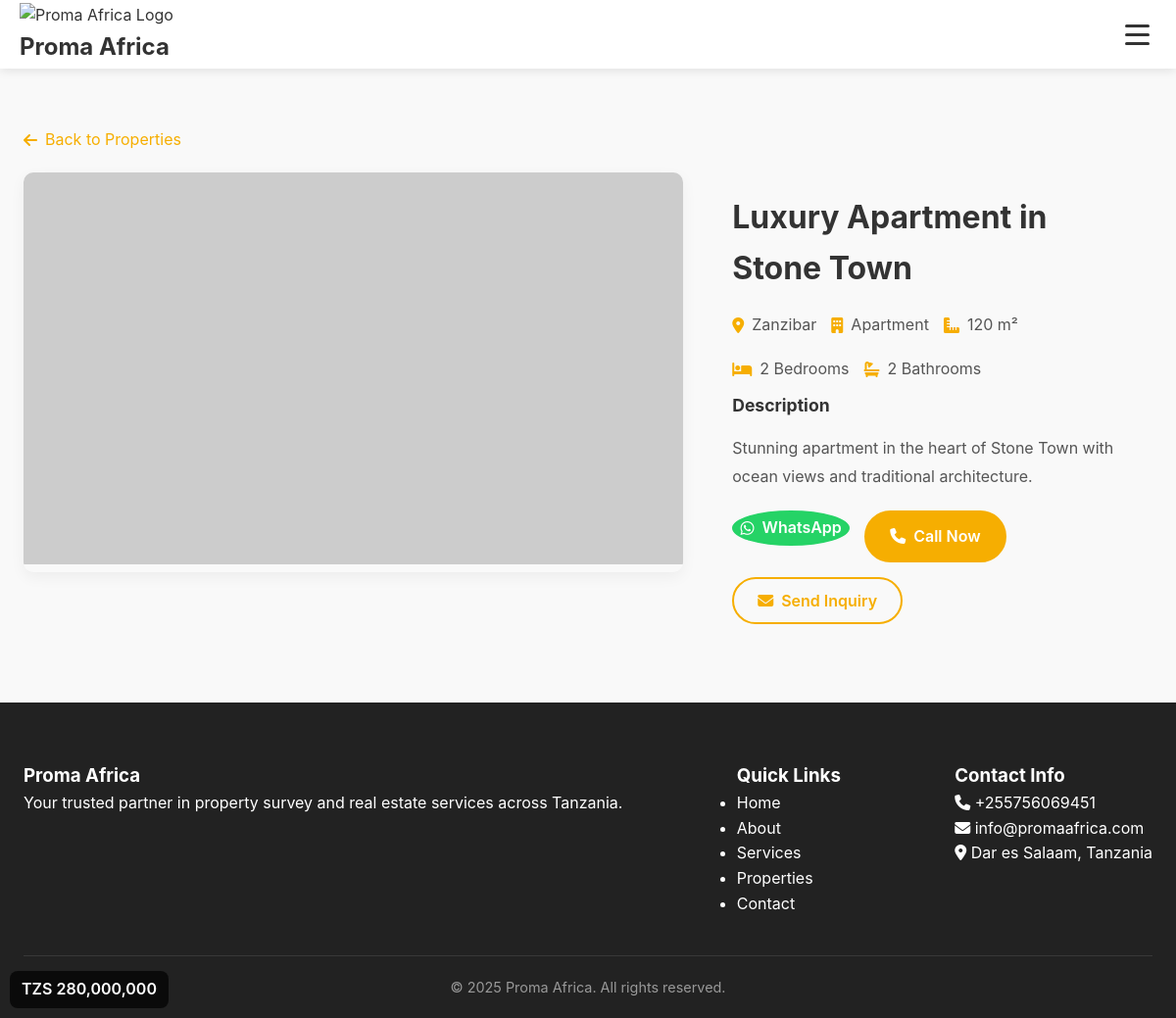
/sales.php?view=2, run on the app's committed database.
### tables this page shows
CREATE TABLE IF NOT EXISTS properties (
    id INT AUTO_INCREMENT PRIMARY KEY,
    title VARCHAR(255) NOT NULL,
    description TEXT,
    property_type ENUM('house', 'apartment', 'land', 'commercial') NOT NULL,
    location VARCHAR(255) NOT NULL,
    price DECIMAL(15,2) NOT NULL,
    bedrooms INT DEFAULT 0,
    bathrooms INT DEFAULT 0,
    area DECIMAL(10,2) DEFAULT 0,
    images JSON,
    featured BOOLEAN DEFAULT FALSE,
    status ENUM('available', 'sold', 'pending') DEFAULT 'available',
    views INT DEFAULT 0,
    created_at TIMESTAMP DEFAULT CURRENT_TIMESTAMP,
    updated_at TIMESTAMP DEFAULT CURRENT_TIMESTAMP ON UPDATE CURRENT_TIMESTAMP
);

### sales.php (the view, shortened to what this page needs)
<?php
$db = Database::getInstance();
$pdo = $db->getConnection();
function isMobileDevice() {
    $userAgent = $_SERVER['HTTP_USER_AGENT'] ?? '';
    $mobileKeywords = ['Mobile', 'Android', 'iPhone', 'iPad', 'Windows Phone', 'BlackBerry'];
    return false;
}
$isMobile = isMobileDevice();
$page = max(1, intval($_GET['page'] ?? 1));
$per_page = $isMobile ? 6 : 12;
$view_property = null;
if (isset($_GET['view']) && is_numeric($_GET['view'])) {
    try {
        $stmt = $pdo->prepare("SELECT * FROM properties WHERE id = ? AND status = 'available'");
        $stmt->execute([$_GET['view']]);
        $view_property = $stmt->fetch();
    } catch(PDOException $e) {
        error_log("Error fetching property: " . $e->getMessage());
    }
}
try {
    $conditions = ["status = 'available'"];
    $params = [];
    $where_clause = implode(' AND ', $conditions);
    $order_by = "featured DESC, created_at DESC";
    $offset = ($page - 1) * $per_page;
    $sql = "SELECT * FROM properties WHERE $where_clause ORDER BY $order_by LIMIT $per_page OFFSET $offset";
    $stmt = $pdo->prepare($sql);
    $stmt->execute($params);
    $properties = $stmt->fetchAll();
    $settings_stmt = $pdo->query("SELECT setting_key, setting_value FROM settings");
    $settings = $settings_stmt->fetchAll(PDO::FETCH_KEY_PAIR);
} catch(PDOException $e) {
    $properties = [];
    $locations = [];
    $types = [];
    $total_properties = 0;
    $total_pages = 0;
    $settings = [];
    error_log("Database error in sales.php: " . $e->getMessage());
}
function getResponsiveImageUrl($imagePath, $size = 'medium') {
    return "https://via.placeholder.com/400x250/f6ae01/000000?text=Property+Image";
}
function formatPrice($price, $currency = 'TZS', $mobile = false) {
    $symbol = $currency === '$' ? '$' : 'TZS ';
    return $symbol . number_format($price);
}
function getDisplayPhone($property, $settings) {
    return $settings['contact_phone'] ?? '+255756069451';
}
?>
<!DOCTYPE html>
<html lang="en">
<head>
    <link rel="stylesheet" href="https://cdnjs.cloudflare.com/ajax/libs/font-awesome/6.4.0/css/all.min.css">
    <link rel="stylesheet" href="styles.css">
    <link rel="stylesheet" href="sales-styles.css">
</head>
<body>
    <nav class="navbar">
        <div class="container">
            <a href="index.php" class="logo">
                <img src="2.png" alt="Proma Africa Logo">
                <div class="logo-text">
                    <h1>Proma Africa</h1>
                </div>
            </a>
            <div class="hamburger-menu">
                <button class="menu-icon" id="mobileMenuToggle" aria-label="Toggle mobile menu">
                    <span></span>
                    <span></span>
                    <span></span>
                </button>
            </div>
        </div>
    </nav>
    <?php if ($view_property): ?>
        <section class="property-detail">
            <div class="container">
                <div class="breadcrumb">
                    <a href="sales.php"><i class="fas fa-arrow-left"></i> Back to Properties</a>
                </div>
                <div class="property-detail-grid">
                    <div class="property-images-section">
                        <?php
                        $images = json_decode($view_property['images'], true);
                        if (is_array($images) && !empty($images)):
                        ?>
                            <div class="main-image-container">
                                <img id="mainImage" src="<?php echo getResponsiveImageUrl($images[0]); ?>"
                                     alt="<?php echo htmlspecialchars($view_property['title']); ?>"
                                     loading="eager">
                            </div>
                        <?php endif; ?>
                    </div>
                    <div class="property-info-section">
                        <div class="property-header">
                            <h1><?php echo htmlspecialchars($view_property['title']); ?></h1>
                            <div class="property-price">
                                <?php echo formatPrice($view_property['price'], $view_property['currency'] ?? 'TZS', $isMobile); ?>
                            </div>
                        </div>
                        <div class="property-meta">
                            <div class="meta-item">
                                <i class="fas fa-map-marker-alt"></i>
                                <span><?php echo htmlspecialchars($view_property['location']); ?></span>
                            </div>
                            <div class="meta-item">
                                <i class="fas fa-building"></i>
                                <span><?php echo ucfirst(htmlspecialchars($view_property['property_type'])); ?></span>
                            </div>
                            <?php if ($view_property['area'] > 0): ?>
                                <div class="meta-item">
                                    <i class="fas fa-ruler-combined"></i>
                                    <span><?php echo number_format($view_property['area']); ?> m²</span>
                                </div>
                            <?php endif; ?>
                        </div>
                        <?php if ($view_property['bedrooms'] > 0 || $view_property['bathrooms'] > 0): ?>
                            <div class="property-features">
                                <?php if ($view_property['bedrooms'] > 0): ?>
                                    <div class="feature">
                                        <i class="fas fa-bed"></i>
                                        <span><?php echo $view_property['bedrooms']; ?> Bedroom<?php echo $view_property['bedrooms'] > 1 ? 's' : ''; ?></span>
                                    </div>
                                <?php endif; ?>
                                <?php if ($view_property['bathrooms'] > 0): ?>
                                    <div class="feature">
                                        <i class="fas fa-bath"></i>
                                        <span><?php echo $view_property['bathrooms']; ?> Bathroom<?php echo $view_property['bathrooms'] > 1 ? 's' : ''; ?></span>
                                    </div>
                                <?php endif; ?>
                            </div>
                        <?php endif; ?>
                        <?php if (!empty($view_property['description'])): ?>
                            <div class="property-description">
                                <h3>Description</h3>
                                <p><?php echo nl2br(htmlspecialchars($view_property['description'])); ?></p>
                            </div>
                        <?php endif; ?>
                        <div class="contact-actions">
                            <a href="https://wa.me/<?php echo $settings['whatsapp_number'] ?? '255756069451'; ?>?text=Hi%2C%20I%27m%20interested%20in%20<?php echo urlencode($view_property['title']); ?>"
                               class="btn-contact btn-whatsapp" target="_blank">
                                <i class="fab fa-whatsapp"></i>
                                WhatsApp
                            </a>
                            <a href="tel:<?php echo getDisplayPhone($view_property, $settings); ?>"
                               class="btn-contact btn-call">
                                <i class="fas fa-phone"></i>
                                Call Now
                            </a>
                            <button onclick="openInquiryModal(<?php echo $view_property['id']; ?>, '<?php echo addslashes($view_property['title']); ?>')"
                                    class="btn-contact btn-inquire">
                                <i class="fas fa-envelope"></i>
                                Send Inquiry
                            </button>
                        </div>
                    </div>
                </div>
            </div>
        </section>
    <?php endif; ?>
    <footer class="footer">
        <div class="container">
            <div class="footer-content">
                <div class="footer-section">
                    <h3>Proma Africa</h3>
                    <p>Your trusted partner in property survey and real estate services across Tanzania.</p>
                </div>
                <div class="footer-section">
                    <h3>Quick Links</h3>
                    <ul>
                        <li><a href="index.php">Home</a></li>
                        <li><a href="about.php">About</a></li>
                        <li><a href="services.php">Services</a></li>
                        <li><a href="sales.php">Properties</a></li>
                        <li><a href="contact.php">Contact</a></li>
                    </ul>
                </div>
                <div class="footer-section">
                    <h3>Contact Info</h3>
                    <p><i class="fas fa-phone"></i> <?php echo $settings['contact_phone'] ?? '+255 756 069 451'; ?></p>
                    <p><i class="fas fa-envelope"></i> <?php echo $settings['contact_email'] ?? 'info@promaafrica.com'; ?></p>
                    <p><i class="fas fa-map-marker-alt"></i> <?php echo $settings['company_address'] ?? 'Dar es Salaam, Tanzania'; ?></p>
                </div>
            </div>
            <div class="footer-bottom">
                <p>&copy; <?php echo date('Y'); ?> Proma Africa. All rights reserved.</p>
            </div>
        </div>
    </footer>
</body>
</html>

### styles.css (style rules this page uses)
:root { --primary-color: #f6ae01; --primary-hover: #e29f01; --secondary-color: #0056b3; --text-dark: #333; --text-medium: #555; --text-light: #777; --bg-light: #f9f9f9; --bg-white: #fff; --shadow-sm: 0 2px 6px rgba(0, 0, 0, 0.1); --shadow-md: 0 5px 15px rgba(0, 0, 0, 0.05); --shadow-lg: 0 15px 30px rgba(0, 0, 0, 0.1); --border-radius-sm: 5px; --border-radius-md: 8px; --border-radius-lg: 10px; --border-radius-xl: 50px; --transition-fast: 0.2s ease; --transition-normal: 0.3s ease; --transition-slow: 0.4s ease; --font-size-xs: 0.8rem; --font-size-sm: 0.9rem; --font-size-md: 1rem; --font-size-lg: 1.1rem; --font-size-xl: 1.5rem; --font-size-2xl: 2rem; --font-size-3xl: 2.5rem; --font-size-4xl: 3rem; --spacing-xs: 5px; --spacing-sm: 10px; --spacing-md: 15px; --spacing-lg: 20px; --spacing-xl: 30px; --spacing-2xl: 40px; --spacing-3xl: 60px; --container-padding: 20px; --header-height: 70px; }
* { margin: 0; padding: 0; box-sizing: border-box; }
body { font-family: -apple-system, BlinkMacSystemFont, "Segoe UI", Roboto, Oxygen, Ubuntu, Cantarell, "Open Sans", "Helvetica Neue", sans-serif; line-height: 1.6; color: var(--text-dark); overflow-x: hidden; -webkit-font-smoothing: antialiased; -moz-osx-font-smoothing: grayscale; touch-action: manipulation; }
img { max-width: 100%; height: auto; }
a { text-decoration: none; color: inherit; transition: color var(--transition-normal); }
button { cursor: pointer; font-family: inherit; }
.container { width: 100%; max-width: 1200px; margin: 0 auto; padding: 0 var(--container-padding); }
.navbar { position: fixed; top: 0; left: 0; width: 100%; background-color: rgba(255, 255, 255, 0.95); box-shadow: 0 2px 10px rgba(0, 0, 0, 0.1); z-index: 1000; transition: all 0.3s ease; backdrop-filter: blur(10px); -webkit-backdrop-filter: blur(10px); height: var(--header-height); }
.navbar .container { display: flex; justify-content: space-between; align-items: center; padding: 15px var(--container-padding); height: 100%; }
.logo { margin-right: 15px; }
.logo img { height: 50px; width: auto; }
.hamburger-menu { position: relative; }
.menu-icon { cursor: pointer; font-size: 1.5rem; color: var(--text-dark); display: flex; flex-direction: column; align-items: center; justify-content: center; width: 40px; height: 40px; border-radius: 50%; transition: background-color 0.3s ease; background: none; border: none; padding: 0; }
.menu-icon span { width: 25px; height: 3px; background: var(--text-dark); margin: 3px 0; border-radius: 2px; transition: var(--transition-normal); display: block; }
.container { max-width: 1200px; margin: 0 auto; padding: var(--container-padding); }
.footer { background-color: #222; color: var(--bg-white); padding: var(--spacing-3xl) 0 var(--spacing-lg); }
.footer-content { display: flex; flex-wrap: wrap; justify-content: space-between; gap: var(--spacing-2xl); margin-bottom: var(--spacing-2xl); }
.footer-bottom { text-align: center; padding-top: var(--spacing-lg); border-top: 1px solid rgba(255, 255, 255, 0.1); font-size: var(--font-size-sm); color: #999; }
.container { max-width: 1200px; margin: 0 auto; padding: 0 1.5rem; }

### data on the page
properties: title "Luxury Apartment in Stone Town", price "TZS 280,000,000", location "Zanzibar", property_type "Apartment", area "120", bedrooms "2", bathrooms "2", description "Stunning apartment in the heart of Stone Town with ocean views and traditional architecture."

### other printed values
$settings['contact_phone'] "+255756069451"
$settings['contact_email'] "info@promaafrica.com"
$settings['company_address'] "Dar es Salaam, Tanzania"
